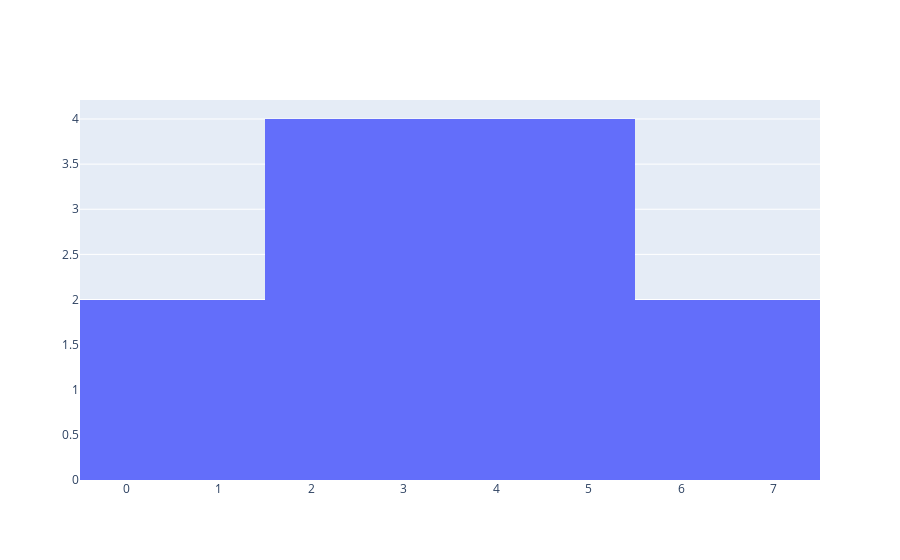

The code cell stored with this chart in its notebook:
### Code cell
fig = go.Figure(data = [go.Histogram(x=x)])
fig.show()

### Figure 1 — Plotly figure (JSON) as saved in the notebook; plotly's stock layout.template omitted (floating-point values rounded to 4 significant figures)
{"data": [{"type": "histogram", "x": [1, 1, 2, 2, 3, 3, 4, 5, 6, 4, 5, 6]}], "layout": {}}
